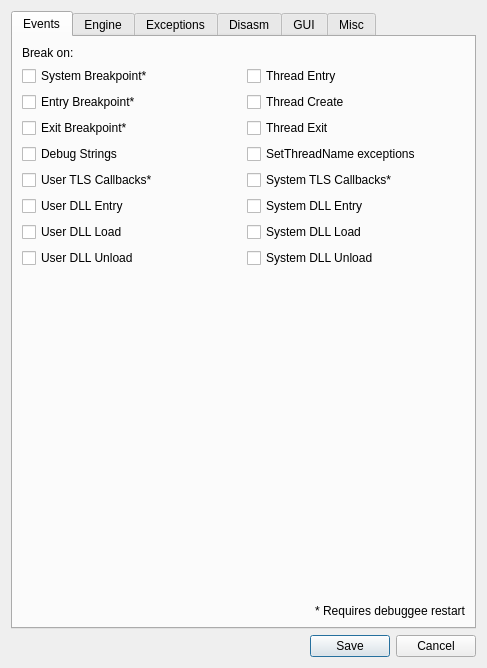
<?xml version="1.0" encoding="UTF-8"?>
<ui version="4.0">
 <class>SettingsDialog</class>
 <widget class="QDialog" name="SettingsDialog">
  <property name="geometry">
   <rect>
    <x>0</x>
    <y>0</y>
    <width>365</width>
    <height>561</height>
   </rect>
  </property>
  <property name="sizePolicy">
   <sizepolicy hsizetype="Expanding" vsizetype="Expanding">
    <horstretch>0</horstretch>
    <verstretch>0</verstretch>
   </sizepolicy>
  </property>
  <property name="windowTitle">
   <string>Preferences</string>
  </property>
  <property name="windowIcon">
   <iconset theme="settings" resource="../../resource.qrc">
    <normaloff>:/Default/icons/settings.png</normaloff>:/Default/icons/settings.png</iconset>
  </property>
  <property name="autoFillBackground">
   <bool>true</bool>
  </property>
  <layout class="QVBoxLayout" name="verticalLayout">
   <item>
    <widget class="QTabWidget" name="tabWidget">
     <property name="autoFillBackground">
      <bool>true</bool>
     </property>
     <property name="currentIndex">
      <number>0</number>
     </property>
     <widget class="QWidget" name="tabEvents">
      <attribute name="title">
       <string>Events</string>
      </attribute>
      <layout class="QGridLayout" name="gridLayout">
       <item row="9" column="0">
        <widget class="QCheckBox" name="chkDllLoad">
         <property name="text">
          <string>User DLL Load</string>
         </property>
        </widget>
       </item>
       <item row="2" column="1">
        <widget class="QCheckBox" name="chkThreadStart">
         <property name="text">
          <string>Thread Create</string>
         </property>
        </widget>
       </item>
       <item row="3" column="0">
        <widget class="QCheckBox" name="chkExitBreakpoint">
         <property name="text">
          <string>Exit Breakpoint*</string>
         </property>
        </widget>
       </item>
       <item row="4" column="1">
        <widget class="QCheckBox" name="chkThreadNameSet">
         <property name="text">
          <string>SetThreadName exceptions</string>
         </property>
        </widget>
       </item>
       <item row="9" column="1">
        <widget class="QCheckBox" name="chkDllLoadSystem">
         <property name="text">
          <string>System DLL Load</string>
         </property>
        </widget>
       </item>
       <item row="13" column="0">
        <spacer name="verticalSpacer_4">
         <property name="orientation">
          <enum>Qt::Vertical</enum>
         </property>
         <property name="sizeHint" stdset="0">
          <size>
           <width>20</width>
           <height>40</height>
          </size>
         </property>
        </spacer>
       </item>
       <item row="1" column="1">
        <widget class="QCheckBox" name="chkThreadEntry">
         <property name="text">
          <string>Thread Entry</string>
         </property>
        </widget>
       </item>
       <item row="4" column="0">
        <widget class="QCheckBox" name="chkDebugStrings">
         <property name="text">
          <string>Debug Strings</string>
         </property>
        </widget>
       </item>
       <item row="3" column="1">
        <widget class="QCheckBox" name="chkThreadEnd">
         <property name="text">
          <string>Thread Exit</string>
         </property>
        </widget>
       </item>
       <item row="5" column="1">
        <widget class="QCheckBox" name="chkTlsCallbacksSystem">
         <property name="text">
          <string>System TLS Callbacks*</string>
         </property>
        </widget>
       </item>
       <item row="11" column="1">
        <widget class="QCheckBox" name="chkDllUnloadSystem">
         <property name="text">
          <string>System DLL Unload</string>
         </property>
        </widget>
       </item>
       <item row="0" column="0">
        <widget class="QLabel" name="lblBreakOn">
         <property name="text">
          <string>Break on:</string>
         </property>
        </widget>
       </item>
       <item row="11" column="0">
        <widget class="QCheckBox" name="chkDllUnload">
         <property name="text">
          <string>User DLL Unload</string>
         </property>
        </widget>
       </item>
       <item row="5" column="0">
        <widget class="QCheckBox" name="chkTlsCallbacks">
         <property name="text">
          <string>User TLS Callbacks*</string>
         </property>
         <property name="checked">
          <bool>false</bool>
         </property>
        </widget>
       </item>
       <item row="1" column="0">
        <widget class="QCheckBox" name="chkSystemBreakpoint">
         <property name="text">
          <string>System Breakpoint*</string>
         </property>
         <property name="checked">
          <bool>false</bool>
         </property>
        </widget>
       </item>
       <item row="2" column="0">
        <widget class="QCheckBox" name="chkEntryBreakpoint">
         <property name="text">
          <string>Entry Breakpoint*</string>
         </property>
         <property name="checked">
          <bool>false</bool>
         </property>
        </widget>
       </item>
       <item row="8" column="1">
        <widget class="QCheckBox" name="chkDllEntrySystem">
         <property name="text">
          <string>System DLL Entry</string>
         </property>
        </widget>
       </item>
       <item row="8" column="0">
        <widget class="QCheckBox" name="chkDllEntry">
         <property name="text">
          <string>User DLL Entry</string>
         </property>
        </widget>
       </item>
       <item row="14" column="1">
        <widget class="QLabel" name="label_2">
         <property name="layoutDirection">
          <enum>Qt::LeftToRight</enum>
         </property>
         <property name="text">
          <string>* Requires debuggee restart</string>
         </property>
         <property name="alignment">
          <set>Qt::AlignRight|Qt::AlignTrailing|Qt::AlignVCenter</set>
         </property>
        </widget>
       </item>
      </layout>
     </widget>
     <widget class="QWidget" name="tabEngine">
      <property name="sizePolicy">
       <sizepolicy hsizetype="Minimum" vsizetype="Preferred">
        <horstretch>0</horstretch>
        <verstretch>0</verstretch>
       </sizepolicy>
      </property>
      <property name="minimumSize">
       <size>
        <width>0</width>
        <height>0</height>
       </size>
      </property>
      <attribute name="title">
       <string>Engine</string>
      </attribute>
      <layout class="QVBoxLayout" name="verticalLayout_4">
       <item>
        <layout class="QHBoxLayout" name="horizontalLayout">
         <item>
          <widget class="QGroupBox" name="groupBoxCalculationType">
           <property name="sizePolicy">
            <sizepolicy hsizetype="Preferred" vsizetype="Minimum">
             <horstretch>0</horstretch>
             <verstretch>0</verstretch>
            </sizepolicy>
           </property>
           <property name="title">
            <string>Calculation Type</string>
           </property>
           <layout class="QHBoxLayout" name="horizontalLayout_4">
            <item>
             <widget class="QRadioButton" name="radioSigned">
              <property name="text">
               <string>&amp;Signed</string>
              </property>
              <property name="checked">
               <bool>true</bool>
              </property>
             </widget>
            </item>
            <item>
             <widget class="QRadioButton" name="radioUnsigned">
              <property name="text">
               <string>&amp;Unsigned</string>
              </property>
             </widget>
            </item>
           </layout>
          </widget>
         </item>
         <item>
          <widget class="QGroupBox" name="groupBoxDebugEngine">
           <property name="title">
            <string>Debug Engine*</string>
           </property>
           <layout class="QHBoxLayout" name="horizontalLayout_3">
            <item>
             <widget class="QRadioButton" name="radioTitanEngine">
              <property name="text">
               <string>TitanEngine</string>
              </property>
              <property name="checked">
               <bool>true</bool>
              </property>
             </widget>
            </item>
            <item>
             <widget class="QRadioButton" name="radioGleeBug">
              <property name="text">
               <string>GleeBug</string>
              </property>
             </widget>
            </item>
           </layout>
          </widget>
         </item>
        </layout>
       </item>
       <item>
        <widget class="QGroupBox" name="groupBoxDefaultBreakpointType">
         <property name="sizePolicy">
          <sizepolicy hsizetype="Preferred" vsizetype="Minimum">
           <horstretch>0</horstretch>
           <verstretch>0</verstretch>
          </sizepolicy>
         </property>
         <property name="title">
          <string>Default Breakpoint Type</string>
         </property>
         <layout class="QVBoxLayout" name="verticalLayout_7">
          <item>
           <layout class="QHBoxLayout" name="layoutBreakpointType">
            <item>
             <widget class="QRadioButton" name="radioInt3Short">
              <property name="text">
               <string>INT3</string>
              </property>
              <property name="checked">
               <bool>true</bool>
              </property>
             </widget>
            </item>
            <item>
             <widget class="QRadioButton" name="radioInt3Long">
              <property name="text">
               <string>Long INT3</string>
              </property>
             </widget>
            </item>
            <item>
             <widget class="QRadioButton" name="radioUd2">
              <property name="text">
               <string>UD2</string>
              </property>
             </widget>
            </item>
           </layout>
          </item>
         </layout>
        </widget>
       </item>
       <item>
        <widget class="QCheckBox" name="chkUndecorateSymbolNames">
         <property name="text">
          <string>Undecorate Symbol Names</string>
         </property>
        </widget>
       </item>
       <item>
        <widget class="QCheckBox" name="chkEnableDebugPrivilege">
         <property name="text">
          <string>Enable Debug &amp;Privilege</string>
         </property>
        </widget>
       </item>
       <item>
        <widget class="QCheckBox" name="chkEnableSourceDebugging">
         <property name="text">
          <string>Enable Source Debugging</string>
         </property>
        </widget>
       </item>
       <item>
        <widget class="QCheckBox" name="chkDisableDatabaseCompression">
         <property name="text">
          <string>Disable Database Compression</string>
         </property>
        </widget>
       </item>
       <item>
        <widget class="QCheckBox" name="chkSaveDatabaseInProgramDirectory">
         <property name="text">
          <string>Save Database in Program Directory</string>
         </property>
        </widget>
       </item>
       <item>
        <widget class="QCheckBox" name="chkSkipInt3Stepping">
         <property name="text">
          <string>Skip INT3 stepping</string>
         </property>
        </widget>
       </item>
       <item>
        <widget class="QCheckBox" name="chkNoScriptTimeout">
         <property name="text">
          <string>No Script Timeout Warning</string>
         </property>
        </widget>
       </item>
       <item>
        <widget class="QCheckBox" name="chkIgnoreInconsistentBreakpoints">
         <property name="text">
          <string>&amp;Ignore inconsistent breakpoints</string>
         </property>
        </widget>
       </item>
       <item>
        <widget class="QCheckBox" name="chkHardcoreThreadSwitchWarning">
         <property name="text">
          <string>Log If the Thread Has Switched</string>
         </property>
        </widget>
       </item>
       <item>
        <widget class="QCheckBox" name="chkVerboseExceptionLogging">
         <property name="text">
          <string>Enable Verbose Exception Logging</string>
         </property>
        </widget>
       </item>
       <item>
        <widget class="QCheckBox" name="chkNoWow64SingleStepWorkaround">
         <property name="text">
          <string>Disable WOW64 Single Step Workaround</string>
         </property>
        </widget>
       </item>
       <item>
        <widget class="QCheckBox" name="chkDisableAslr">
         <property name="text">
          <string>Disable ASLR</string>
         </property>
        </widget>
       </item>
       <item>
        <widget class="QCheckBox" name="chkDetachOnAttach">
         <property name="text">
          <string>Detach from process when attaching to another</string>
         </property>
         <property name="toolTip">
          <string>When enabled, attaching to a new process will detach from the current process instead of terminating it</string>
         </property>
        </widget>
       </item>
       <item>
        <widget class="QCheckBox" name="chkDetachOnExit">
         <property name="text">
          <string>Detach from process when exiting debugger</string>
         </property>
         <property name="toolTip">
          <string>When enabled, exiting WinInspect will detach from the current process instead of terminating it</string>
         </property>
        </widget>
       </item>
       <item>
        <layout class="QHBoxLayout" name="horizontalLayoutMaxTraceCount">
         <item>
          <widget class="QLabel" name="lblMaxTraceCount">
           <property name="text">
            <string>Default maximum trace &amp;count</string>
           </property>
           <property name="buddy">
            <cstring>spinMaxTraceCount</cstring>
           </property>
          </widget>
         </item>
         <item>
          <widget class="QSpinBox" name="spinMaxTraceCount">
           <property name="sizePolicy">
            <sizepolicy hsizetype="Expanding" vsizetype="Fixed">
             <horstretch>0</horstretch>
             <verstretch>0</verstretch>
            </sizepolicy>
           </property>
           <property name="wrapping">
            <bool>false</bool>
           </property>
           <property name="frame">
            <bool>true</bool>
           </property>
           <property name="buttonSymbols">
            <enum>QAbstractSpinBox::UpDownArrows</enum>
           </property>
           <property name="minimum">
            <number>1</number>
           </property>
           <property name="maximum">
            <number>2147483647</number>
           </property>
           <property name="value">
            <number>50000</number>
           </property>
          </widget>
         </item>
        </layout>
       </item>
       <item>
        <layout class="QHBoxLayout" name="horizontalLayoutAnimateInterval">
         <item>
          <widget class="QLabel" name="lblAnimateInterval">
           <property name="text">
            <string>Animation per-step interval (ms)</string>
           </property>
           <property name="buddy">
            <cstring>spinAnimateInterval</cstring>
           </property>
          </widget>
         </item>
         <item>
          <widget class="QSpinBox" name="spinAnimateInterval">
           <property name="toolTip">
            <string>&lt;html&gt;&lt;head/&gt;&lt;body&gt;&lt;p&gt;The debugger sleeps for a certain time in order to keep the interval between animation steps constant as specified in this setting.&lt;/p&gt;&lt;p&gt;If you want to animate as fast as possible set this to 0.&lt;/p&gt;&lt;/body&gt;&lt;/html&gt;</string>
           </property>
           <property name="maximum">
            <number>99999</number>
           </property>
          </widget>
         </item>
        </layout>
       </item>
       <item>
        <spacer name="verticalSpacer">
         <property name="orientation">
          <enum>Qt::Vertical</enum>
         </property>
         <property name="sizeType">
          <enum>QSizePolicy::MinimumExpanding</enum>
         </property>
         <property name="sizeHint" stdset="0">
          <size>
           <width>20</width>
           <height>0</height>
          </size>
         </property>
        </spacer>
       </item>
       <item>
        <widget class="QLabel" name="label_4">
         <property name="text">
          <string>* Requires debugger restart</string>
         </property>
         <property name="alignment">
          <set>Qt::AlignRight|Qt::AlignTrailing|Qt::AlignVCenter</set>
         </property>
        </widget>
       </item>
      </layout>
     </widget>
     <widget class="QWidget" name="tabExceptions">
      <attribute name="title">
       <string>Exceptions</string>
      </attribute>
      <layout class="QVBoxLayout" name="verticalLayout_5">
       <item>
        <widget class="QLabel" name="lblExceptionFilters">
         <property name="text">
          <string>Exception Filters:</string>
         </property>
         <property name="buddy">
          <cstring>listExceptions</cstring>
         </property>
        </widget>
       </item>
       <item>
        <layout class="QHBoxLayout" name="horizontalLayoutExceptions">
         <item>
          <widget class="QListWidget" name="listExceptions">
           <property name="font">
            <font>
             <family>Courier New</family>
             <pointsize>8</pointsize>
            </font>
           </property>
           <property name="verticalScrollBarPolicy">
            <enum>Qt::ScrollBarAlwaysOn</enum>
           </property>
          </widget>
         </item>
         <item>
          <layout class="QVBoxLayout" name="layoutExceptionButtons">
           <item>
            <spacer name="verticalSpacerExceptionsTop">
             <property name="orientation">
              <enum>Qt::Vertical</enum>
             </property>
             <property name="sizeHint" stdset="0">
              <size>
               <width>20</width>
               <height>40</height>
              </size>
             </property>
            </spacer>
           </item>
           <item>
            <widget class="QPushButton" name="btnIgnoreRange">
             <property name="text">
              <string>Ignore &amp;Range</string>
             </property>
            </widget>
           </item>
           <item>
            <widget class="QPushButton" name="btnDeleteRange">
             <property name="text">
              <string>&amp;Delete Range</string>
             </property>
            </widget>
           </item>
           <item>
            <widget class="QPushButton" name="btnIgnoreLast">
             <property name="text">
              <string>Ignore &amp;Last</string>
             </property>
            </widget>
           </item>
           <item>
            <widget class="QPushButton" name="btnIgnoreFirst">
             <property name="toolTip">
              <string>Ignore all first-chance exceptions, don't print log, pass them to the debuggee and only break on second-chance exceptions.</string>
             </property>
             <property name="text">
              <string>Ignore First-Chance</string>
             </property>
            </widget>
           </item>
           <item>
            <widget class="QGroupBox" name="groupBoBreakOn">
             <property name="sizePolicy">
              <sizepolicy hsizetype="Preferred" vsizetype="Minimum">
               <horstretch>0</horstretch>
               <verstretch>0</verstretch>
              </sizepolicy>
             </property>
             <property name="title">
              <string>Break On</string>
             </property>
             <layout class="QVBoxLayout" name="verticalLayout_3">
              <item>
               <widget class="QRadioButton" name="radioFirstChance">
                <property name="text">
                 <string>First chance</string>
                </property>
               </widget>
              </item>
              <item>
               <widget class="QRadioButton" name="radioSecondChance">
                <property name="text">
                 <string>Second chance</string>
                </property>
               </widget>
              </item>
              <item>
               <widget class="QRadioButton" name="radioDoNotBreak">
                <property name="text">
                 <string>Do not break</string>
                </property>
               </widget>
              </item>
             </layout>
            </widget>
           </item>
           <item>
            <widget class="QGroupBox" name="groupBoxLogging">
             <property name="title">
              <string>Logging</string>
             </property>
             <layout class="QVBoxLayout" name="verticalLayout_6">
              <item>
               <widget class="QCheckBox" name="chkLogException">
                <property name="text">
                 <string>Log exception</string>
                </property>
               </widget>
              </item>
             </layout>
            </widget>
           </item>
           <item>
            <widget class="QGroupBox" name="groupBoxExceptionHandledBy">
             <property name="title">
              <string>Exception handled by</string>
             </property>
             <layout class="QVBoxLayout" name="verticalLayout_8">
              <item>
               <widget class="QRadioButton" name="radioHandledByDebugger">
                <property name="text">
                 <string>Debugger</string>
                </property>
               </widget>
              </item>
              <item>
               <widget class="QRadioButton" name="radioHandledByDebuggee">
                <property name="text">
                 <string>Debuggee</string>
                </property>
               </widget>
              </item>
             </layout>
            </widget>
           </item>
           <item>
            <spacer name="verticalSpacerExceptionsBottom">
             <property name="orientation">
              <enum>Qt::Vertical</enum>
             </property>
             <property name="sizeHint" stdset="0">
              <size>
               <width>20</width>
               <height>40</height>
              </size>
             </property>
            </spacer>
           </item>
          </layout>
         </item>
        </layout>
       </item>
      </layout>
     </widget>
     <widget class="QWidget" name="tabDisasm">
      <attribute name="title">
       <string>Disasm</string>
      </attribute>
      <layout class="QVBoxLayout" name="verticalLayout_2">
       <item>
        <widget class="QCheckBox" name="chkArgumentSpaces">
         <property name="text">
          <string>Argument Spaces</string>
         </property>
        </widget>
       </item>
       <item>
        <widget class="QCheckBox" name="chkTabBetweenMnemonicAndArguments">
         <property name="text">
          <string>Tab between mnemonic and arguments</string>
         </property>
        </widget>
       </item>
       <item>
        <widget class="QCheckBox" name="chkHidePointerSizes">
         <property name="text">
          <string>Hide pointer sizes</string>
         </property>
        </widget>
       </item>
       <item>
        <widget class="QCheckBox" name="chkHideNormalSegments">
         <property name="text">
          <string>Only show FS/GS segments</string>
         </property>
        </widget>
       </item>
       <item>
        <widget class="QCheckBox" name="chkMemorySpaces">
         <property name="text">
          <string>Memory Spaces</string>
         </property>
        </widget>
       </item>
       <item>
        <widget class="QCheckBox" name="chkUppercase">
         <property name="text">
          <string>Uppercase</string>
         </property>
        </widget>
       </item>
       <item>
        <widget class="QCheckBox" name="chkOnlyCipAutoComments">
         <property name="text">
          <string>Autocomments only on CIP</string>
         </property>
        </widget>
       </item>
       <item>
        <widget class="QCheckBox" name="chkNoHighlightOperands">
         <property name="text">
          <string>Don't highlight operands</string>
         </property>
        </widget>
       </item>
       <item>
        <widget class="QCheckBox" name="chkNoCurrentModuleText">
         <property name="text">
          <string>Hide module name for local memory addresses</string>
         </property>
        </widget>
       </item>
       <item>
        <widget class="QCheckBox" name="chkPermanentHighlightingMode">
         <property name="text">
          <string>Permanent highlighting mode</string>
         </property>
        </widget>
       </item>
       <item>
        <widget class="QCheckBox" name="chkNoBranchDisasmPreview">
         <property name="text">
          <string>Disable branch disassembly preview</string>
         </property>
        </widget>
       </item>
       <item>
        <widget class="QCheckBox" name="chkUseRunTrace">
         <property name="text">
          <string>Use trace coverage data to assist more accurate disassembling (experimental)</string>
         </property>
        </widget>
       </item>
       <item>
        <layout class="QHBoxLayout" name="layoutValueNotation">
         <item>
          <widget class="QLabel" name="labelValueNotation">
           <property name="sizePolicy">
            <sizepolicy hsizetype="Preferred" vsizetype="Preferred">
             <horstretch>0</horstretch>
             <verstretch>0</verstretch>
            </sizepolicy>
           </property>
           <property name="text">
            <string>Hexadecimal value notation:</string>
           </property>
          </widget>
         </item>
         <item>
          <widget class="QComboBox" name="comboValueNotation">
           <property name="sizePolicy">
            <sizepolicy hsizetype="Maximum" vsizetype="Preferred">
             <horstretch>0</horstretch>
             <verstretch>0</verstretch>
            </sizepolicy>
           </property>
           <property name="sizeAdjustPolicy">
            <enum>QComboBox::AdjustToContentsOnFirstShow</enum>
           </property>
           <item>
            <property name="text">
             <string>None</string>
            </property>
           </item>
           <item>
            <property name="text">
             <string>C/C++</string>
            </property>
           </item>
           <item>
            <property name="text">
             <string>MASM</string>
            </property>
           </item>
          </widget>
         </item>
        </layout>
       </item>
       <item>
        <widget class="QCheckBox" name="chkNoSourceLinesAutoComments">
         <property name="text">
          <string>Don't show source lines in comments</string>
         </property>
        </widget>
       </item>
       <item>
        <widget class="QCheckBox" name="chkDoubleClickAssemble">
         <property name="text">
          <string>Assemble instruction on double-click</string>
         </property>
        </widget>
       </item>
       <item>
        <layout class="QHBoxLayout" name="layoutMaximumModuleNameSize">
         <item>
          <widget class="QLabel" name="lblMaximumModuleNameSize">
           <property name="enabled">
            <bool>true</bool>
           </property>
           <property name="sizePolicy">
            <sizepolicy hsizetype="Preferred" vsizetype="Preferred">
             <horstretch>0</horstretch>
             <verstretch>0</verstretch>
            </sizepolicy>
           </property>
           <property name="minimumSize">
            <size>
             <width>0</width>
             <height>0</height>
            </size>
           </property>
           <property name="text">
            <string>Maximum module name size</string>
           </property>
           <property name="buddy">
            <cstring>spinMaximumModuleNameSize</cstring>
           </property>
          </widget>
         </item>
         <item>
          <widget class="QSpinBox" name="spinMaximumModuleNameSize">
           <property name="sizePolicy">
            <sizepolicy hsizetype="Expanding" vsizetype="Fixed">
             <horstretch>0</horstretch>
             <verstretch>0</verstretch>
            </sizepolicy>
           </property>
           <property name="maximumSize">
            <size>
             <width>16777215</width>
             <height>16777215</height>
            </size>
           </property>
           <property name="minimum">
            <number>-1</number>
           </property>
           <property name="maximum">
            <number>2147483647</number>
           </property>
          </widget>
         </item>
        </layout>
       </item>
       <item>
        <spacer name="verticalSpacerDisasm">
         <property name="orientation">
          <enum>Qt::Vertical</enum>
         </property>
         <property name="sizeHint" stdset="0">
          <size>
           <width>20</width>
           <height>40</height>
          </size>
         </property>
        </spacer>
       </item>
      </layout>
     </widget>
     <widget class="QWidget" name="tabGui">
      <attribute name="title">
       <string>GUI</string>
      </attribute>
      <layout class="QVBoxLayout" name="verticalLayout_11">
       <item>
        <widget class="QCheckBox" name="chkFpuRegistersLittleEndian">
         <property name="sizePolicy">
          <sizepolicy hsizetype="Preferred" vsizetype="Fixed">
           <horstretch>0</horstretch>
           <verstretch>0</verstretch>
          </sizepolicy>
         </property>
         <property name="text">
          <string>Show FPU registers as little endian</string>
         </property>
        </widget>
       </item>
       <item>
        <widget class="QCheckBox" name="chkSaveColumnOrder">
         <property name="text">
          <string>Save GUI layout and column orders</string>
         </property>
        </widget>
       </item>
       <item>
        <widget class="QCheckBox" name="chkNoCloseDialog">
         <property name="text">
          <string>Don't show close dialog</string>
         </property>
        </widget>
       </item>
       <item>
        <widget class="QCheckBox" name="chkSaveLoadTabOrder">
         <property name="text">
          <string>Enable Load/Save Tab Order</string>
         </property>
        </widget>
       </item>
       <item>
        <widget class="QCheckBox" name="chkSidebarWatchLabels">
         <property name="text">
          <string>Show Watch Labels in Side Bar</string>
         </property>
        </widget>
       </item>
       <item>
        <widget class="QCheckBox" name="chkNoForegroundWindow">
         <property name="text">
          <string>Do not call SetForegroundWindow</string>
         </property>
        </widget>
       </item>
       <item>
        <widget class="QCheckBox" name="chkShowGraphRva">
         <property name="text">
          <string>Show RVA addresses in graph view</string>
         </property>
        </widget>
       </item>
       <item>
        <widget class="QCheckBox" name="chkGraphZoomMode">
         <property name="text">
          <string>Graph zoom mode</string>
         </property>
        </widget>
       </item>
       <item>
        <widget class="QCheckBox" name="chkAutoFollowInStack">
         <property name="text">
          <string>Auto follow operand in stack</string>
         </property>
        </widget>
       </item>
       <item>
        <widget class="QCheckBox" name="chkShowExitConfirmation">
         <property name="text">
          <string>Show exit confirmation dialog</string>
         </property>
        </widget>
       </item>
       <item>
        <widget class="QCheckBox" name="chkShowAttachConfirmation">
         <property name="text">
          <string>Show attach confirmation dialog</string>
         </property>
        </widget>
       </item>
       <item>
        <widget class="QCheckBox" name="chkDisableAutoComplete">
         <property name="text">
          <string>Disable auto completion in goto dialog</string>
         </property>
        </widget>
       </item>
       <item>
        <widget class="QCheckBox" name="chkHideSeasonalIcons">
         <property name="text">
          <string>Hide seasonal icons</string>
         </property>
        </widget>
       </item>
       <item>
        <widget class="QCheckBox" name="chkQtHighDpiScaling">
         <property name="toolTip">
          <string>Disabling this option will tell Windows that WinInspect is DPI unaware. This might result in blurry results in some configurations.</string>
         </property>
         <property name="text">
          <string>Qt High DPI Scaling</string>
         </property>
        </widget>
       </item>
       <item>
        <widget class="QCheckBox" name="chkWindowLongPath">
         <property name="text">
          <string>Full executable path in title</string>
         </property>
        </widget>
       </item>
       <item>
        <widget class="QCheckBox" name="chkNoIcons">
         <property name="text">
          <string>Disable icons*</string>
         </property>
        </widget>
       </item>
       <item>
        <widget class="QCheckBox" name="chkAutoTraceDump">
         <property name="toolTip">
          <string>Dump in trace view consumes significant memory. It is used by many features in trace view that need to search for access to memory. If disabled, it will not be loaded by default. The user can always load the dump manually. Dump in already opened trace tabs are not disabled until you close them.</string>
         </property>
         <property name="text">
          <string>Automatically load dump in trace view</string>
         </property>
        </widget>
       </item>
       <item>
        <spacer name="verticalSpacerGUI">
         <property name="orientation">
          <enum>Qt::Vertical</enum>
         </property>
         <property name="sizeHint" stdset="0">
          <size>
           <width>20</width>
           <height>40</height>
          </size>
         </property>
        </spacer>
       </item>
      </layout>
     </widget>
     <widget class="QWidget" name="tabMisc">
      <attribute name="title">
       <string>Misc</string>
      </attribute>
      <layout class="QVBoxLayout" name="verticalLayout_10">
       <item>
        <layout class="QVBoxLayout" name="verticalLayoutSymbolJIT">
         <item>
          <layout class="QHBoxLayout" name="horizontalLayoutSymbol">
           <item>
            <layout class="QVBoxLayout" name="verticalLayoutSymbolLabels">
             <item>
              <widget class="QLabel" name="lblSymbolStore">
               <property name="text">
                <string>Symbol Store:</string>
               </property>
               <property name="buddy">
                <cstring>editSymbolStore</cstring>
               </property>
              </widget>
             </item>
             <item>
              <widget class="QLabel" name="lblSymbolPath">
               <property name="text">
                <string>Symbol Path:</string>
               </property>
               <property name="buddy">
                <cstring>editSymbolCache</cstring>
               </property>
              </widget>
             </item>
            </layout>
           </item>
           <item>
            <layout class="QVBoxLayout" name="verticalLayoutSymbolEdits">
             <item>
              <widget class="QLineEdit" name="editSymbolStore"/>
             </item>
             <item>
              <widget class="QLineEdit" name="editSymbolCache"/>
             </item>
            </layout>
           </item>
          </layout>
         </item>
         <item>
          <widget class="QCheckBox" name="chkSetJIT">
           <property name="text">
            <string>Set WinInspect as Just In Time Debugger</string>
           </property>
          </widget>
         </item>
         <item>
          <layout class="QHBoxLayout" name="horizontalLayoutJIT">
           <item>
            <widget class="QLabel" name="label">
             <property name="text">
              <string>JIT:</string>
             </property>
             <property name="buddy">
              <cstring>editJIT</cstring>
             </property>
            </widget>
           </item>
           <item>
            <widget class="QLineEdit" name="editJIT">
             <property name="readOnly">
              <bool>true</bool>
             </property>
            </widget>
           </item>
          </layout>
         </item>
         <item>
          <widget class="QLabel" name="lblAdminWarning">
           <property name="text">
            <string>&lt;font color=&quot;red&quot;&gt;DIE SCUM!&lt;/font&gt;</string>
           </property>
          </widget>
         </item>
         <item>
          <widget class="QGroupBox" name="groupBoxSearchEngineURL">
           <property name="title">
            <string>Search Engine URL</string>
           </property>
           <layout class="QHBoxLayout" name="horizontalLayout_5">
            <item>
             <widget class="QLineEdit" name="editHelpOnSymbolicNameUrl"/>
            </item>
           </layout>
          </widget>
         </item>
        </layout>
       </item>
       <item>
        <widget class="QCheckBox" name="chkUtf16LogRedirect">
         <property name="text">
          <string>UTF-16 Log Redirect*</string>
         </property>
        </widget>
       </item>
       <item>
        <widget class="QCheckBox" name="chkUseLocalHelpFile">
         <property name="text">
          <string>Use local help file (wininspect.chm)</string>
         </property>
        </widget>
       </item>
       <item>
        <widget class="QCheckBox" name="chkQueryProcessCookie">
         <property name="text">
          <string>Query process cookie*</string>
         </property>
        </widget>
       </item>
       <item>
        <widget class="QCheckBox" name="chkQueryWorkingSet">
         <property name="text">
          <string>Query working set before reading memory</string>
         </property>
        </widget>
       </item>
       <item>
        <widget class="QCheckBox" name="chkTransparentExceptionStepping">
         <property name="text">
          <string>Transparent exception stepping*</string>
         </property>
        </widget>
       </item>
       <item>
        <spacer name="verticalSpacerMisc">
         <property name="orientation">
          <enum>Qt::Vertical</enum>
         </property>
         <property name="sizeHint" stdset="0">
          <size>
           <width>20</width>
           <height>40</height>
          </size>
         </property>
        </spacer>
       </item>
       <item>
        <widget class="QLabel" name="label_3">
         <property name="text">
          <string>* Requires debuggee restart</string>
         </property>
         <property name="alignment">
          <set>Qt::AlignRight|Qt::AlignTrailing|Qt::AlignVCenter</set>
         </property>
        </widget>
       </item>
      </layout>
     </widget>
    </widget>
   </item>
   <item>
    <layout class="QHBoxLayout" name="horizontalLayoutSaveCancel">
     <item>
      <spacer name="horizontalSpacerSaveCancel">
       <property name="orientation">
        <enum>Qt::Horizontal</enum>
       </property>
       <property name="sizeHint" stdset="0">
        <size>
         <width>40</width>
         <height>20</height>
        </size>
       </property>
      </spacer>
     </item>
     <item>
      <widget class="QPushButton" name="btnSave">
       <property name="text">
        <string>Save</string>
       </property>
       <property name="default">
        <bool>true</bool>
       </property>
      </widget>
     </item>
     <item>
      <widget class="QPushButton" name="btnCancel">
       <property name="text">
        <string>Cancel</string>
       </property>
      </widget>
     </item>
    </layout>
   </item>
  </layout>
 </widget>
 <tabstops>
  <tabstop>tabWidget</tabstop>
  <tabstop>chkSystemBreakpoint</tabstop>
  <tabstop>chkEntryBreakpoint</tabstop>
  <tabstop>radioInt3Short</tabstop>
  <tabstop>radioInt3Long</tabstop>
  <tabstop>radioUd2</tabstop>
  <tabstop>chkUndecorateSymbolNames</tabstop>
  <tabstop>chkEnableDebugPrivilege</tabstop>
  <tabstop>chkEnableSourceDebugging</tabstop>
  <tabstop>chkDisableDatabaseCompression</tabstop>
  <tabstop>chkSaveDatabaseInProgramDirectory</tabstop>
  <tabstop>listExceptions</tabstop>
  <tabstop>btnIgnoreRange</tabstop>
  <tabstop>btnDeleteRange</tabstop>
  <tabstop>btnIgnoreLast</tabstop>
  <tabstop>chkArgumentSpaces</tabstop>
  <tabstop>chkTabBetweenMnemonicAndArguments</tabstop>
  <tabstop>chkMemorySpaces</tabstop>
  <tabstop>chkUppercase</tabstop>
  <tabstop>chkOnlyCipAutoComments</tabstop>
  <tabstop>editSymbolStore</tabstop>
  <tabstop>editSymbolCache</tabstop>
  <tabstop>chkSetJIT</tabstop>
  <tabstop>editJIT</tabstop>
  <tabstop>btnSave</tabstop>
  <tabstop>btnCancel</tabstop>
 </tabstops>
 <resources>
  <include location="../../resource.qrc"/>
 </resources>
 <connections>
  <connection>
   <sender>btnCancel</sender>
   <signal>clicked()</signal>
   <receiver>SettingsDialog</receiver>
   <slot>reject()</slot>
   <hints>
    <hint type="sourcelabel">
     <x>420</x>
     <y>622</y>
    </hint>
    <hint type="destinationlabel">
     <x>357</x>
     <y>236</y>
    </hint>
   </hints>
  </connection>
  <connection>
   <sender>btnSave</sender>
   <signal>clicked()</signal>
   <receiver>SettingsDialog</receiver>
   <slot>accept()</slot>
   <hints>
    <hint type="sourcelabel">
     <x>320</x>
     <y>622</y>
    </hint>
    <hint type="destinationlabel">
     <x>279</x>
     <y>236</y>
    </hint>
   </hints>
  </connection>
 </connections>
</ui>
